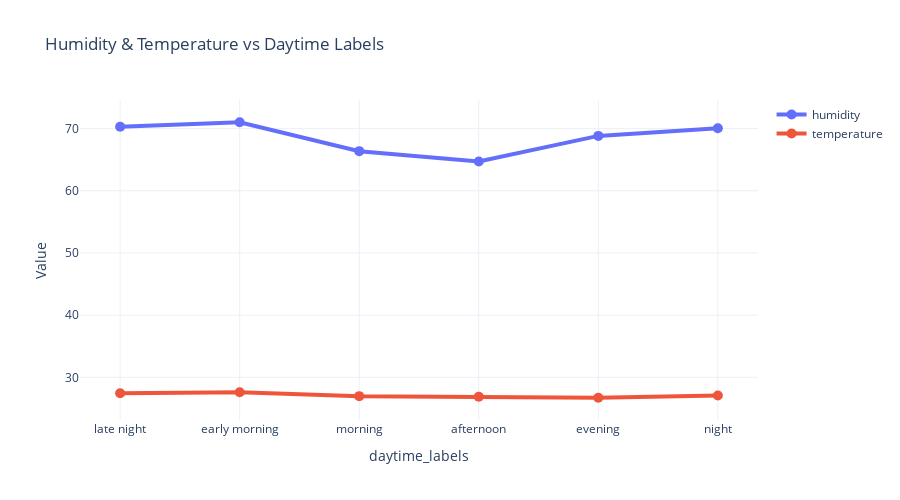

Notebook cell for this chart:
### Code cell
plot_line_multi(
    df=df_plot,
    x="daytime_labels",
    y=["humidity", "temperature"],
    title="Humidity & Temperature vs Daytime Labels",
    line_width=4,
    marker_size=10,
    template="plotly_white"
)

### Figure 1 — Plotly figure (JSON) as saved in the notebook; plotly's stock layout.template omitted (floating-point values rounded to 4 significant figures)
{"data": [{"line": {"width": 4}, "marker": {"size": 10}, "mode": "lines+markers", "name": "humidity", "type": "scatter", "x": ["late night", "early morning", "morning", "afternoon", "evening", "night"], "y": [70.31, 71.03, 66.38, 64.72, 68.83, 70.07]}, {"line": {"width": 4}, "marker": {"size": 10}, "mode": "lines+markers", "name": "temperature", "type": "scatter", "x": ["late night", "early morning", "morning", "afternoon", "evening", "night"], "y": [27.44, 27.59, 26.97, 26.89, 26.72, 27.08]}], "layout": {"height": 500, "title": {"text": "Humidity & Temperature vs Daytime Labels"}, "width": 900, "xaxis": {"title": {"text": "daytime_labels"}}, "yaxis": {"title": {"text": "Value"}}}}
